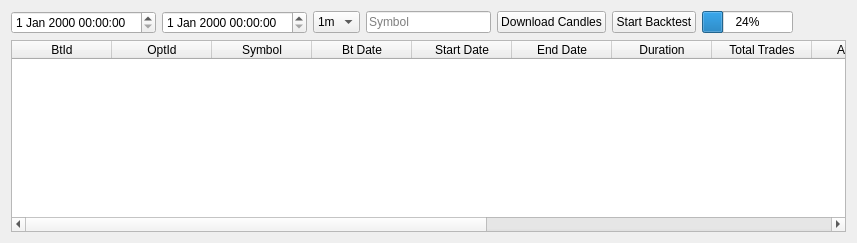
            <widget class="QWidget" name="tabBacktester">
             <attribute name="title">
              <string>Backtester</string>
             </attribute>
             <layout class="QGridLayout" name="gridLayout_24">
              <item row="0" column="0">
               <layout class="QVBoxLayout" name="verticalLayout_19">
                <item>
                 <layout class="QHBoxLayout" name="horizontalLayout_8">
                  <item>
                   <widget class="QDateTimeEdit" name="dateFromBacktest"/>
                  </item>
                  <item>
                   <widget class="QDateTimeEdit" name="dateToBacktest"/>
                  </item>
                  <item>
                   <widget class="QComboBox" name="drpBacktestTimeframe">
                    <property name="currentText">
                     <string>1m</string>
                    </property>
                    <item>
                     <property name="text">
                      <string>1m</string>
                     </property>
                    </item>
                    <item>
                     <property name="text">
                      <string>5m</string>
                     </property>
                    </item>
                    <item>
                     <property name="text">
                      <string>1h</string>
                     </property>
                    </item>
                    <item>
                     <property name="text">
                      <string>1d</string>
                     </property>
                    </item>
                   </widget>
                  </item>
                  <item>
                   <widget class="QLineEdit" name="txtBacktestSymbol">
                    <property name="minimumSize">
                     <size>
                      <width>125</width>
                      <height>0</height>
                     </size>
                    </property>
                    <property name="maximumSize">
                     <size>
                      <width>75</width>
                      <height>16777215</height>
                     </size>
                    </property>
                    <property name="text">
                     <string/>
                    </property>
                    <property name="placeholderText">
                     <string>Symbol</string>
                    </property>
                   </widget>
                  </item>
                  <item>
                   <widget class="QPushButton" name="btnDownloadCandles">
                    <property name="text">
                     <string>Download Candles</string>
                    </property>
                   </widget>
                  </item>
                  <item>
                   <widget class="QPushButton" name="btnStartBacktest">
                    <property name="text">
                     <string>Start Backtest</string>
                    </property>
                   </widget>
                  </item>
                  <item>
                   <widget class="QProgressBar" name="progressBarBacktest">
                    <property name="maximumSize">
                     <size>
                      <width>100</width>
                      <height>16777215</height>
                     </size>
                    </property>
                    <property name="value">
                     <number>24</number>
                    </property>
                   </widget>
                  </item>
                  <item>
                   <widget class="QLabel" name="lblSwtUpdateBacktest">
                    <property name="text">
                     <string/>
                    </property>
                   </widget>
                  </item>
                  <item>
                   <spacer name="horizontalSpacer_7">
                    <property name="orientation">
                     <enum>Qt::Horizontal</enum>
                    </property>
                    <property name="sizeHint" stdset="0">
                     <size>
                      <width>40</width>
                      <height>20</height>
                     </size>
                    </property>
                   </spacer>
                  </item>
                 </layout>
                </item>
               </layout>
              </item>
              <item row="1" column="0">
               <widget class="QTableWidget" name="tblBacktests">
                <property name="enabled">
                 <bool>true</bool>
                </property>
                <property name="styleSheet">
                 <string notr="true"/>
                </property>
                <attribute name="verticalHeaderVisible">
                 <bool>false</bool>
                </attribute>
                <column>
                 <property name="text">
                  <string>BtId</string>
                 </property>
                </column>
                <column>
                 <property name="text">
                  <string>OptId</string>
                 </property>
                </column>
                <column>
                 <property name="text">
                  <string>Symbol</string>
                 </property>
                </column>
                <column>
                 <property name="text">
                  <string>Bt Date</string>
                 </property>
                </column>
                <column>
                 <property name="text">
                  <string>Start Date</string>
                 </property>
                </column>
                <column>
                 <property name="text">
                  <string>End Date</string>
                 </property>
                </column>
                <column>
                 <property name="text">
                  <string>Duration</string>
                 </property>
                </column>
                <column>
                 <property name="text">
                  <string>Total Trades</string>
                 </property>
                </column>
                <column>
                 <property name="text">
                  <string>Avg Time</string>
                 </property>
                </column>
                <column>
                 <property name="text">
                  <string>Trades/Hour</string>
                 </property>
                </column>
                <column>
                 <property name="text">
                  <string>Avg PL %</string>
                 </property>
                </column>
                <column>
                 <property name="text">
                  <string>PL/Hour</string>
                 </property>
                </column>
                <column>
                 <property name="text">
                  <string>PL</string>
                 </property>
                </column>
                <column>
                 <property name="text">
                  <string>PL %</string>
                 </property>
                </column>
               </widget>
              </item>
             </layout>
            </widget>
